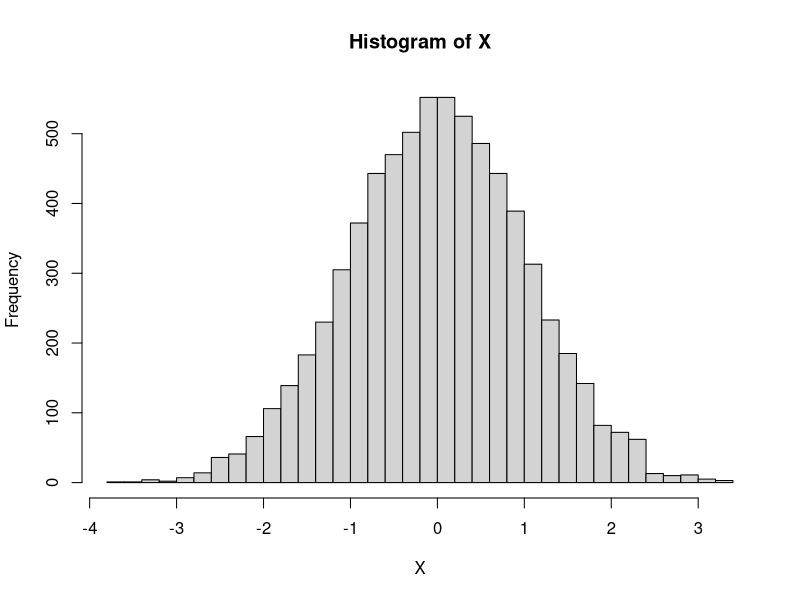

Write R code to recreate this figure.
rm(list=ls());

set.seed(197);

X <- -6;
n <- 7000;
for(k in 1:12) X <- X + runif(n);

print(data.frame( mu=mean(X), sigma=sd(X), sigma2=var(X) ));
hist(X, breaks=50);